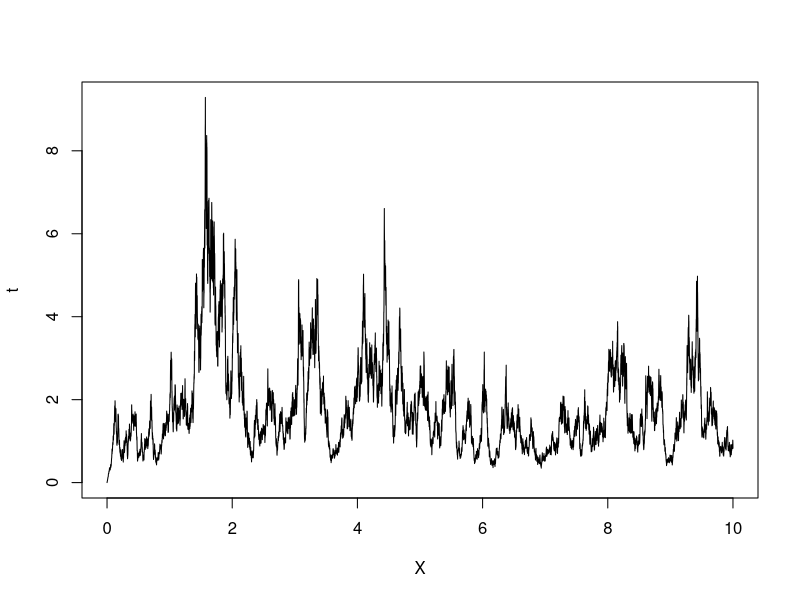

Recreate this plot in R.
#begin= start time of the process
 # end= end time of the process
 #step= incremental time step
 # a, p for penalty term, r=reflection, X0= intitial starting point
 #  drift and sigma should be  functions
 SDE_RF <- function(begin, end,step=0.01,drift=0,sigma=1,a=100,p=0.1,r=1, X0=0){
   t<-seq(begin,end,step) ### create sequence 
   n=length(t)
   dt  <- step
   dw<-rnorm(n, 0, sqrt(step))
   X<-NULL
   X[1] <- X0
   ## penalty function
   penalty<- function(a,p,r,x){
     ifelse(x>=0,0,r*a*((abs(x))^p))
   }
   if(is.function(drift) & is.function(sigma)){
   ## drift
   d<- as.function(alist(x=,drift))
   drift<-d(1)
   ## sigma
   sig<- as.function(alist(x=,sigma))
   sigma<-sig(1)
   for (i in 2:n) {
     X[i] <-  X[i-1]+ drift(X[i-1])*dt + penalty(a,p,r,X[i-1])*dt + sigma(X[i-1])*dw[i]
     }
   }
   else if(is.function(drift) & !is.function(sigma)){
       ## drift
       d<- as.function(alist(x=,drift))
       drift<-d(1)
       for (i in 2:n) {
       X[i] <-  X[i-1]+ drift(X[i-1])*dt + penalty(a,p,r,X[i-1])*dt + sigma*dw[i]
     }
     }
   else if(!is.function(drift) & is.function(sigma)){
       ## sigma
       sig<- as.function(alist(x=,sigma))
       sigma<-sig(1)
       for (i in 2:n) {
        X[i] <-  X[i-1]+ drift*dt + penalty(a,p,r,X[i-1])*dt + sigma(X[i-1])*dw[i]
       }
    } else {
        for (i in 2:n) {
        X[i] <-  X[i-1]+ drift*dt + penalty(a,p,r,X[i-1])*dt + sigma*dw[i]
       }
      }
   return(data.frame(t,X));
 }
 
 ## Example
 ## first defined your drift and sigma function
 drift<-function(x){4*(2-x)} # Unstein-Uhlenbeck drift
 sigma1<-function(x){2*x}
 BM<-SDE_RF(0,10,step = 0.001,drift = drift, sigma = sigma1)
 plot(BM$t,BM$X, type="l", xlab="X", ylab="t")
      